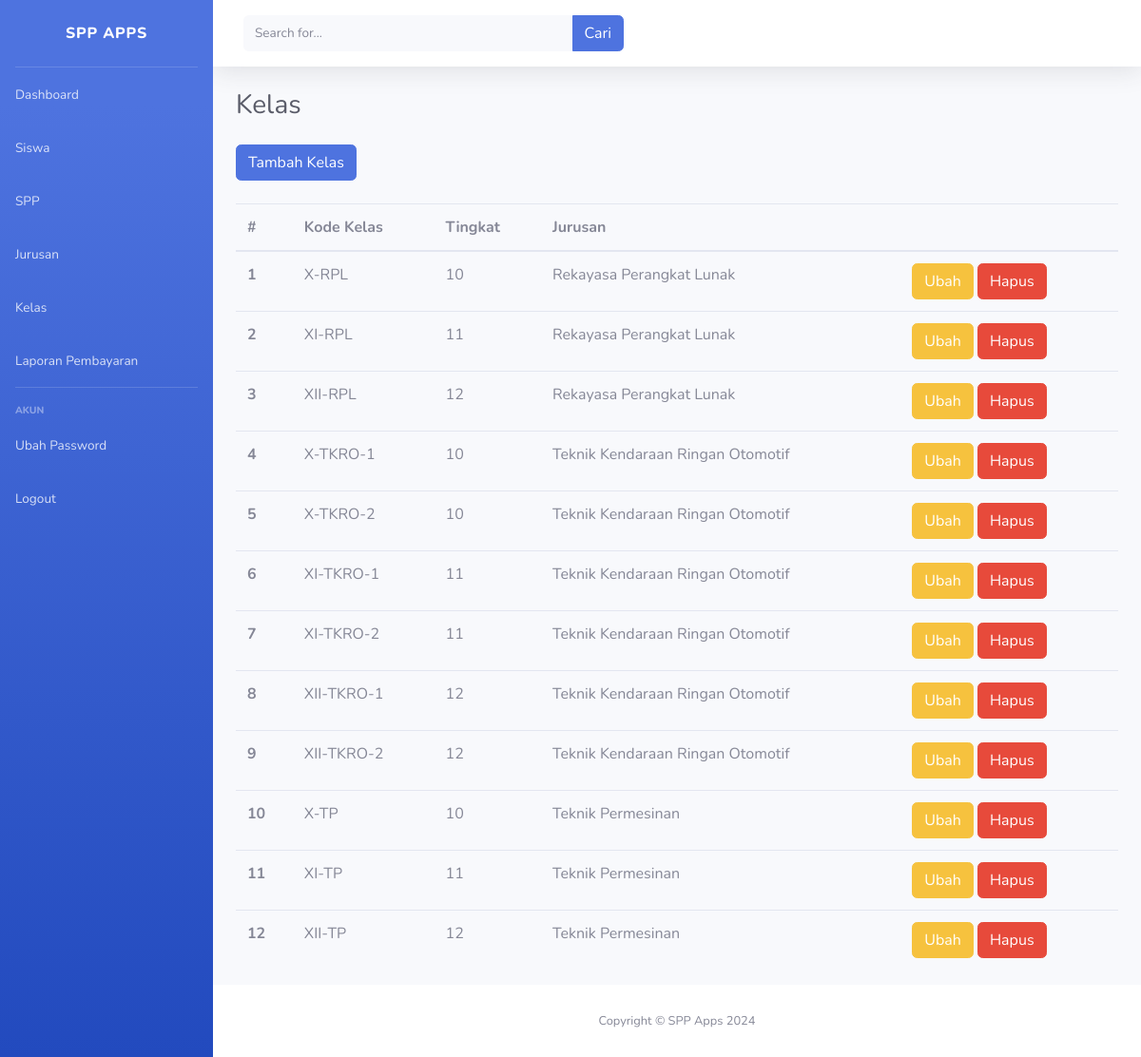
Page /kelas (signed in) on the committed database.
### tables this page shows
CREATE TABLE `kelas` (
  `id` int(11) NOT NULL,
  `kode_kelas` varchar(10) DEFAULT NULL,
  `tingkat` enum('10','11','12') DEFAULT NULL,
  `jurusan_id` int(11) DEFAULT NULL
);

CREATE TABLE `jurusan` (
  `id` int(11) NOT NULL,
  `kode_jurusan` varchar(10) DEFAULT NULL,
  `deskripsi` varchar(50) DEFAULT NULL
);

### app/core/Controller.php (called while the page is built)
<?php
class Controller
{
    public function view($view, $data = []) {
        require_once 'app/views/' . $view . '.php';
    }
}

### app/controller/Kelas.php (called while the page is built, shortened)
<?php
require_once 'app/core/Controller.php';
require_once 'app/core/Database.php';
class Kelas extends Controller
{
    public function index()
    {
        $database = new Database();
        $query = "SELECT kelas.*, jurusan.deskripsi FROM kelas LEFT JOIN jurusan ON jurusan.id = kelas.jurusan_id";
        $kelas = $database->ambil_data($query);
        $data = [
            'title' => 'Kelas',
            'kelas' => $kelas
        ];
        $this->view('dashboard/kelas/index', $data);
    }
}

### app/core/App.php (called while the page is built, shortened)
<?php
class App
{
    protected $controller = 'NotFound';
    protected $method = 'index';
    protected $params = [];
    public function __construct()
    {
        $url = $this->parseUrl();
        $routes = $this->loadRoutes();
        $routeKey = '/' . implode('/', array_slice($url, 1));
        foreach ($routes as $route => $routeInfo) {
            $routePattern = preg_replace('/\{[a-zA-Z0-9]+\}/', '([a-zA-Z0-9]+)', $route);
            if (preg_match('#^' . $routePattern . '$#', $routeKey, $matches)) {
                $this->controller = $routeInfo[0];
                $this->method = $routeInfo[1];
                array_shift($matches);
                $this->params = $matches;
                break;
            }
        }
        if (file_exists('app/controller/' . $this->controller . '.php')) {
            $this->controller = new $this->controller();
        }
        call_user_func_array([$this->controller, $this->method], $this->params);
    }
    private function parseUrl()
    {
        $url = rtrim($_SERVER['REQUEST_URI'], '/');
        $url = filter_var($url, FILTER_SANITIZE_URL);
        $url = explode('/', $url);
        return $url;
    }
    private function loadRoutes()
    {
        return include 'Routes.php';
    }
}

### index.php (called while the page is built, shortened)
<?php
$app = new App();

### app/core/Database.php (called while the page is built, shortened)
<?php
class Database
{
    private $koneksi;
    private function koneksi()
    {
        $host = 'localhost';
        $user = 'root';
        $password = '';
        $database = 'uprak_riyan_darmawan';
        $this->koneksi = mysqli_connect($host, $user, $password, $database);
    }
    public function ambil_data($query)
    {
        $result = $this->koneksi->query($query);
        if ($result->num_rows > 1) {
            $rows = [];
            while ($row = $result->fetch_assoc()) {
                $rows[] = $row;
            }
            return $rows;
        }
        return $result->fetch_assoc();
    }
}

### app/views/dashboard/kelas/index.php (the view, shortened to what this page needs)
<h1 class="h3 mb-4 text-gray-800">Kelas</h1>
<a href="/kelas/tambah" class="btn btn-primary mb-4">Tambah Kelas</a>
<table class="table">
    <thead>
        <tr>
            <th scope="col">#</th>
            <th scope="col">Kode Kelas</th>
            <th scope="col">Tingkat</th>
            <th scope="col">Jurusan</th>
            <th scope="col">&nbsp;</th>
        </tr>
    </thead>
    <tbody>
        <?php
        $i = 1;
        foreach ($data['kelas'] as $kelas) :
        ?>
            <tr>
                <th scope="row"><?= $i ?></th>
                <td><?= $kelas['kode_kelas'] ?></td>
                <td><?= $kelas['tingkat'] ?></td>
                <td><?= $kelas['deskripsi'] ?></td>
                <td>
                    <a href="/kelas/ubah/<?= $kelas['id'] ?>" class="btn btn-warning">Ubah</a>
                    <a href="/kelas/hapus/<?= $kelas['id'] ?>" class="btn btn-danger">Hapus</a>
                </td>
            </tr>
        <?php
            $i++;
        endforeach;
        ?>
    </tbody>
</table>

### rows in the picture
kelas: kode_kelas "X-RPL", tingkat "10", jurusan.deskripsi "Rekayasa Perangkat Lunak"
kelas: kode_kelas "XI-RPL", tingkat "11", jurusan.deskripsi "Rekayasa Perangkat Lunak"
kelas: kode_kelas "XII-RPL", tingkat "12", jurusan.deskripsi "Rekayasa Perangkat Lunak"
kelas: kode_kelas "X-TKRO-1", tingkat "10", jurusan.deskripsi "Teknik Kendaraan Ringan Otomotif"
kelas: kode_kelas "X-TKRO-2", tingkat "10", jurusan.deskripsi "Teknik Kendaraan Ringan Otomotif"
kelas: kode_kelas "XI-TKRO-1", tingkat "11", jurusan.deskripsi "Teknik Kendaraan Ringan Otomotif"
kelas: kode_kelas "XI-TKRO-2", tingkat "11", jurusan.deskripsi "Teknik Kendaraan Ringan Otomotif"
kelas: kode_kelas "XII-TKRO-1", tingkat "12", jurusan.deskripsi "Teknik Kendaraan Ringan Otomotif"
kelas: kode_kelas "XII-TKRO-2", tingkat "12", jurusan.deskripsi "Teknik Kendaraan Ringan Otomotif"
kelas: kode_kelas "X-TP", tingkat "10", jurusan.deskripsi "Teknik Permesinan"
kelas: kode_kelas "XI-TP", tingkat "11", jurusan.deskripsi "Teknik Permesinan"
kelas: kode_kelas "XII-TP", tingkat "12", jurusan.deskripsi "Teknik Permesinan"
